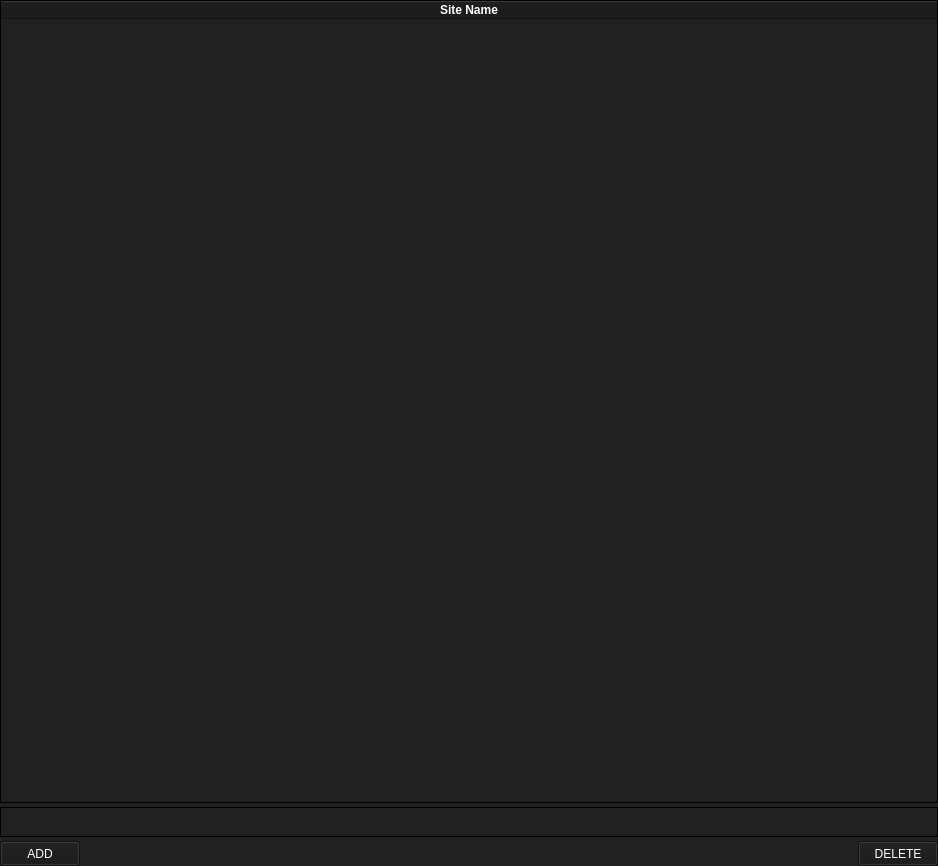
<?xml version="1.0" encoding="UTF-8"?>
<ui version="4.0">
 <class>Form</class>
 <widget class="QWidget" name="Form">
  <property name="geometry">
   <rect>
    <x>0</x>
    <y>0</y>
    <width>938</width>
    <height>866</height>
   </rect>
  </property>
  <property name="sizePolicy">
   <sizepolicy hsizetype="Expanding" vsizetype="Expanding">
    <horstretch>0</horstretch>
    <verstretch>0</verstretch>
   </sizepolicy>
  </property>
  <property name="minimumSize">
   <size>
    <width>658</width>
    <height>466</height>
   </size>
  </property>
  <property name="windowTitle">
   <string>Distraction Blocker</string>
  </property>
  <property name="styleSheet">
   <string notr="true">background-color: rgb(33,33,33);
</string>
  </property>
  <layout class="QGridLayout" name="gridLayout">
   <property name="leftMargin">
    <number>0</number>
   </property>
   <property name="topMargin">
    <number>0</number>
   </property>
   <property name="rightMargin">
    <number>0</number>
   </property>
   <property name="bottomMargin">
    <number>0</number>
   </property>
   <property name="horizontalSpacing">
    <number>0</number>
   </property>
   <property name="verticalSpacing">
    <number>4</number>
   </property>
   <item row="1" column="0" colspan="2">
    <widget class="QLineEdit" name="blockSiteTextBox">
     <property name="sizePolicy">
      <sizepolicy hsizetype="Expanding" vsizetype="Fixed">
       <horstretch>1</horstretch>
       <verstretch>0</verstretch>
      </sizepolicy>
     </property>
     <property name="minimumSize">
      <size>
       <width>0</width>
       <height>30</height>
      </size>
     </property>
     <property name="styleSheet">
      <string notr="true">color: white;
border: 1px solid black;</string>
     </property>
    </widget>
   </item>
   <item row="0" column="0" colspan="2">
    <widget class="QTableWidget" name="tableWidget">
     <property name="sizePolicy">
      <sizepolicy hsizetype="Expanding" vsizetype="Expanding">
       <horstretch>0</horstretch>
       <verstretch>0</verstretch>
      </sizepolicy>
     </property>
     <property name="minimumSize">
      <size>
       <width>0</width>
       <height>0</height>
      </size>
     </property>
     <property name="autoFillBackground">
      <bool>false</bool>
     </property>
     <property name="styleSheet">
      <string notr="true">QTableWidget {
	border: 1px solid black;
    
}

QHeaderView::section {
	background-color: rgb(24,24,24);
	color: white;
}

QTableWidget::item {
	color: white;
}</string>
     </property>
     <property name="alternatingRowColors">
      <bool>false</bool>
     </property>
     <attribute name="horizontalHeaderStretchLastSection">
      <bool>true</bool>
     </attribute>
     <attribute name="verticalHeaderStretchLastSection">
      <bool>false</bool>
     </attribute>
     <column>
      <property name="text">
       <string>Site Name</string>
      </property>
      <property name="font">
       <font>
        <weight>75</weight>
        <bold>true</bold>
       </font>
      </property>
     </column>
    </widget>
   </item>
   <item row="2" column="0" rowspan="2" colspan="2">
    <layout class="QHBoxLayout" name="horizontalLayout_2">
     <item>
      <widget class="QPushButton" name="btn_add">
       <property name="sizePolicy">
        <sizepolicy hsizetype="Fixed" vsizetype="Fixed">
         <horstretch>0</horstretch>
         <verstretch>0</verstretch>
        </sizepolicy>
       </property>
       <property name="minimumSize">
        <size>
         <width>75</width>
         <height>25</height>
        </size>
       </property>
       <property name="styleSheet">
        <string notr="true">color: white;
font: 75 10pt &quot;MS Shell Dlg 2&quot;;
background-color: rgb(24,24,24);
</string>
       </property>
       <property name="text">
        <string>ADD</string>
       </property>
      </widget>
     </item>
     <item>
      <spacer name="horizontalSpacer">
       <property name="orientation">
        <enum>Qt::Horizontal</enum>
       </property>
       <property name="sizeHint" stdset="0">
        <size>
         <width>40</width>
         <height>20</height>
        </size>
       </property>
      </spacer>
     </item>
     <item>
      <widget class="QPushButton" name="btn_delete">
       <property name="sizePolicy">
        <sizepolicy hsizetype="Fixed" vsizetype="Fixed">
         <horstretch>0</horstretch>
         <verstretch>0</verstretch>
        </sizepolicy>
       </property>
       <property name="minimumSize">
        <size>
         <width>75</width>
         <height>25</height>
        </size>
       </property>
       <property name="styleSheet">
        <string notr="true">color: white;
font: 75 10pt &quot;MS Shell Dlg 2&quot;;
background-color: rgb(24,24,24);</string>
       </property>
       <property name="text">
        <string>DELETE</string>
       </property>
      </widget>
     </item>
    </layout>
   </item>
  </layout>
 </widget>
 <resources/>
 <connections/>
</ui>
